Frame 1 (no input): blank canvas, image omitted
Frame 60 (no input): blank canvas, image omitted
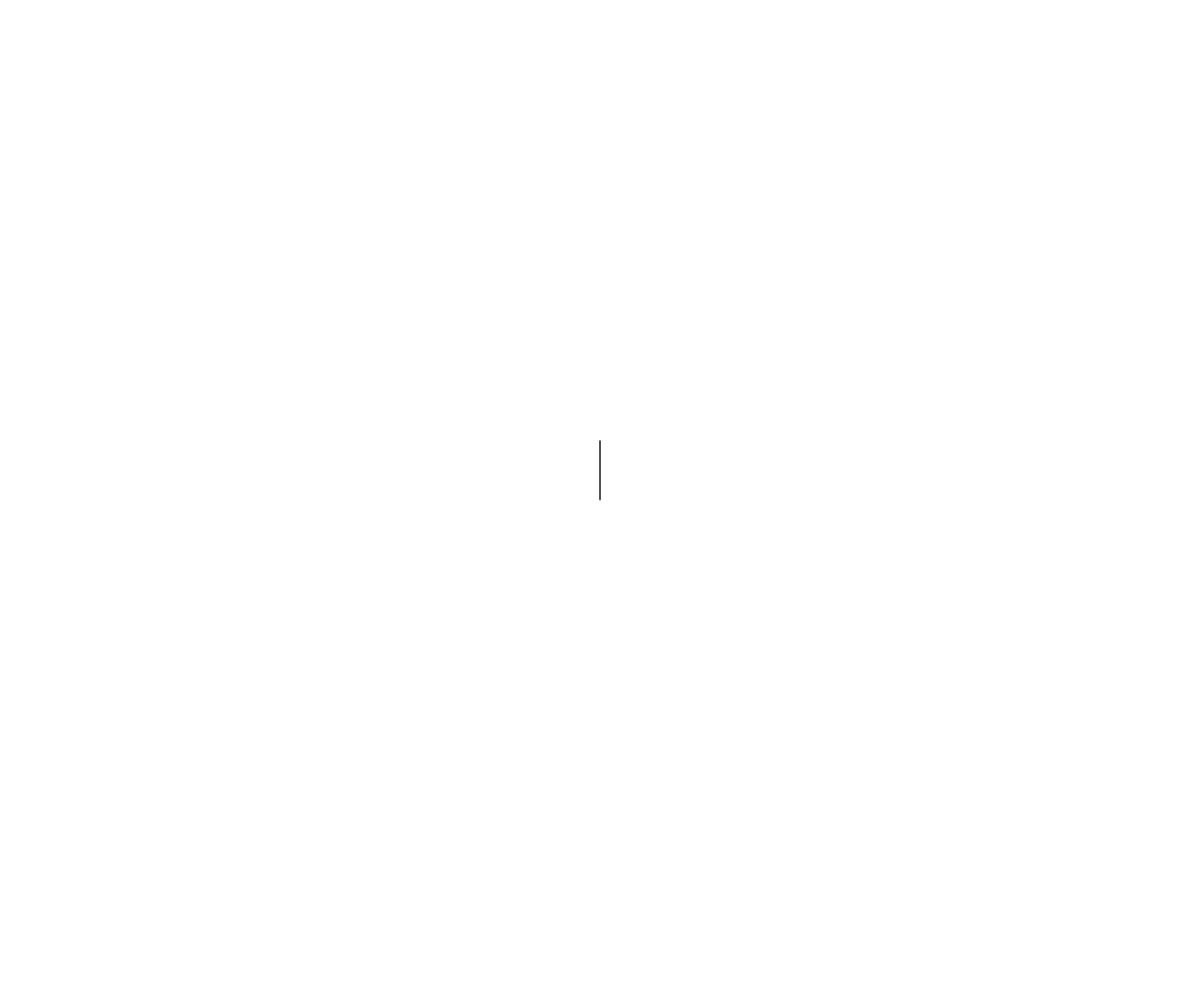
Frame 120 (the mouse pressed at the canvas centre since frame 60)

The p5.js sketch whose frames 1 and 60 were blank and that drew this single picture after the mouse press (run headless with seeded random() and noise() and a simulated clock; from frame 60 on, the mouse is pressed at the canvas centre):

// p5.js sketch
// ── sketch.js
var pointlist = [];

function setup() {
  //fill container
  createCanvas(window.innerWidth, window.innerHeight);
}

function filterPoints() {
  //move up
  for (var i = 0; i < pointlist.length; i++) {
    pointlist[i].sub(0, 1);
  }
}

function draw() {

  background(255);

  if (mouseIsPressed) {
    pointlist.push(createVector(mouseX, mouseY));
    // auto erase periodically while drawing
    if (pointlist.length == 1000) {
      pointlist = [];
    }

  }

  if (pointlist.length > 2) {
    for (var i = 0; i < pointlist.length; i++) {
      thisPoint = pointlist[i];
      nextPoint = pointlist[i + 1];
      if (nextPoint) { //don't draw if no second pt
        line(thisPoint.x, thisPoint.y, nextPoint.x, nextPoint.y);
      }
    }
  }

  filterPoints();
}

function mousePressed() {
  pointlist.push(createVector(mouseX, mouseY));
}
